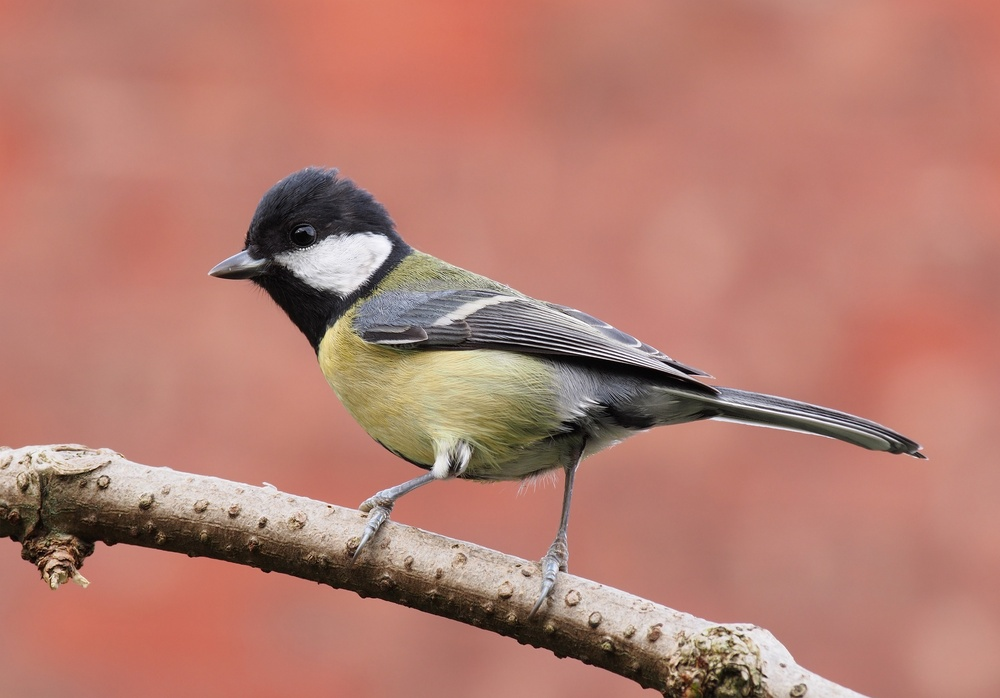
#> input picture Clase3/bird.jpg, 1000 x 698 px, shrunk from 2948 x 2057 before the run
$ python clase3_entrega.py
#> lines starting #> are read from the running program, lines starting #| are printed output that depends on the picture
from PIL import Image
from PIL import ImageFilter
filename = "bird.jpg"
with Image.open(filename) as img:
#> img is the input picture: PIL image 1000x698 RGB; mean R, G, B 179.8, 125.3, 112.6
    img.load()
img = img.filter(ImageFilter.FIND_EDGES)
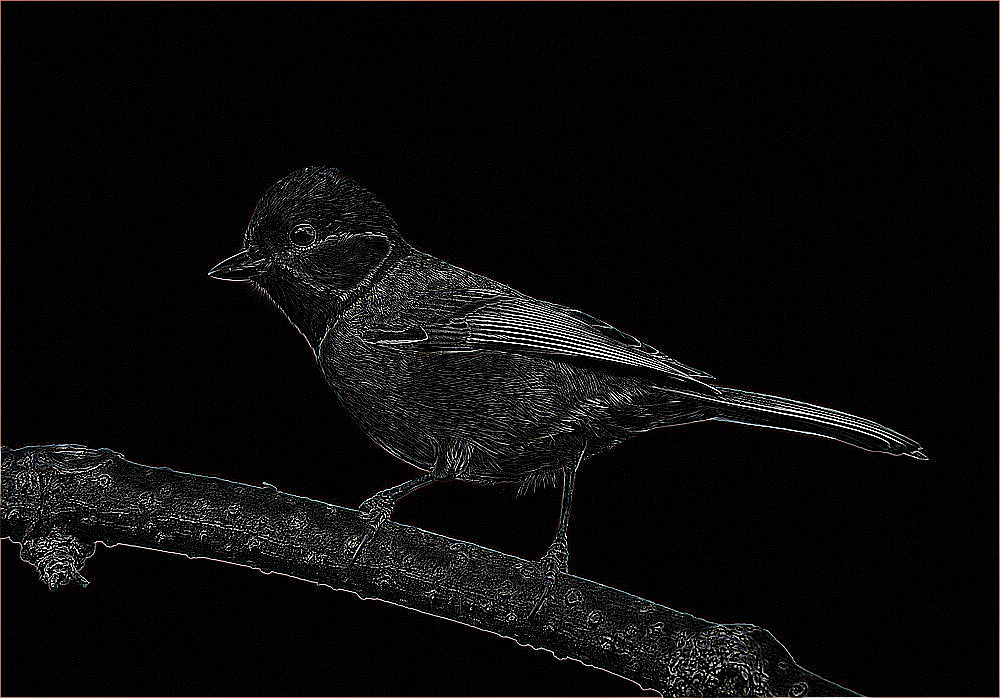
#> img: PIL image 1000x698 RGB; mean R, G, B 11.5, 11, 11.1
img.save('imageSaved.jpg')
